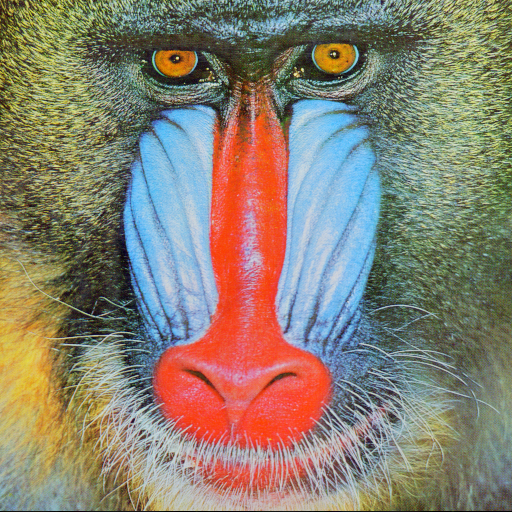
#> input picture Mandrill.tiff, 512 x 512 px
$ python 'histogram matching.py'
#> lines starting #> are read from the running program, lines starting #| are printed output that depends on the picture
import cv2
import numpy as np
import matplotlib.pyplot as plt

def histogram(img):
    height=img.shape[0]
    weight=img.shape[1]
    hist = np.zeros((256))
    for i in np.arange(height):
        for j in np.arange(width):
            a=img.item(i,j)
            hist[a] +=1
    return hist

def cumulative(hist):
    cum_hist=hist.copy()
    for i in np.arange(1,256):
        cum_hist[i]=cum_hist[i-1]+cum_hist[i]
    return cum_hist

img = cv2.imread("Mandrill.tiff",0)
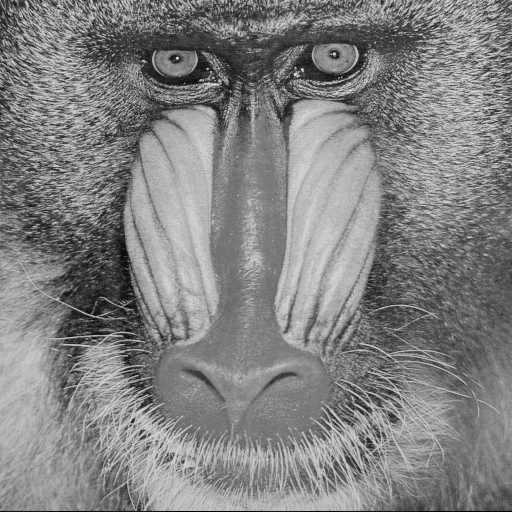
#> img: shape (512, 512); min 0, max 231, mean 129.6

cv2.imshow('original',img)
plt.hist(img.ravel(),256,[0,256])
plt.show()
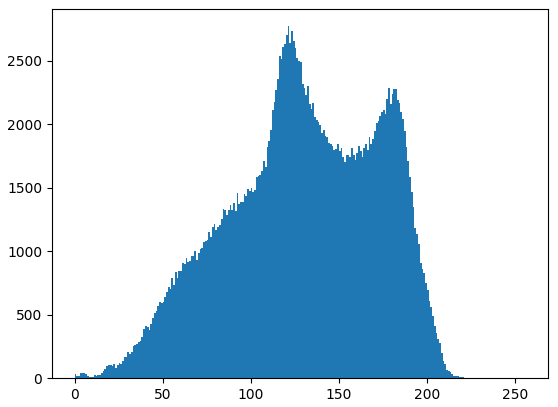
#> figure drawn by matplotlib, 1 panel; tallest bar 2772 high, from x = 121 to 122
ref = cv2.imread("Pepper.tiff",0)
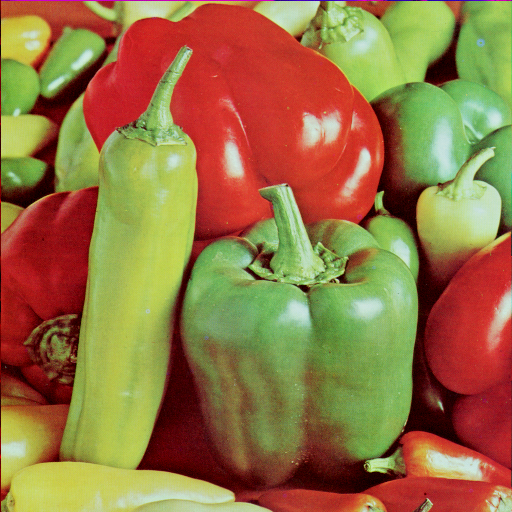
#> input picture Pepper.tiff, 512 x 512 px
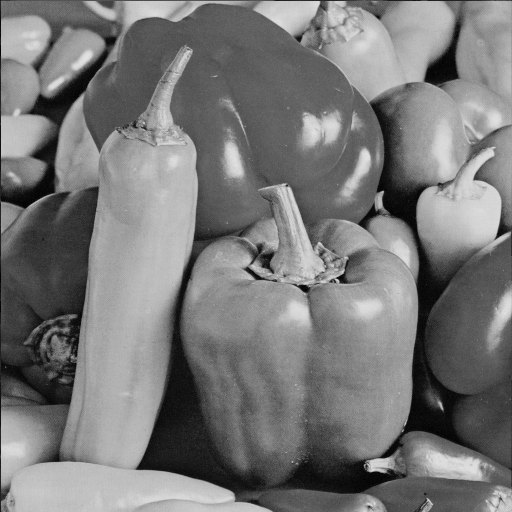
#> ref: shape (512, 512); min 0, max 228, mean 120.2
cv2.imshow('reference image',ref)
plt.hist(ref.ravel(),256,[0,256])
plt.show()
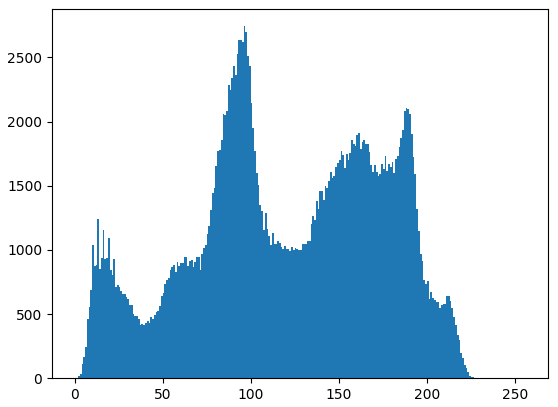
#> figure drawn by matplotlib, 1 panel; tallest bar 2743 high, from x = 96 to 97

height=img.shape[0]
#> height = 512
width=img.shape[1]
#> width = 512
pixels=height*width
#> pixels = 262144

height_ref=ref.shape[0]
#> height_ref = 512
width_ref=ref.shape[1]
#> width_ref = 512
pixels_ref=height_ref*width_ref
#> pixels_ref = 262144

hist=histogram(img)
#> after the loop in histogram, `for i in np.arange(height):`: hist = 256 values, max 2772 at index 121, min 0 at index 225, mean 1024
hist_ref=histogram(ref)
#> hist_ref = 256 values, max 2743 at index 96, min 0 at index 229, mean 1024

cum_hist=cumulative(hist)
#> in cumulative, `cum_hist=hist.copy()`: cum_hist has the same summary as hist in histogram
#> after the loop in cumulative, `for i in np.arange(1,256):`: cum_hist = 256 values from 35 to 262144
#> cum_hist = 256 values from 35 to 262144
cum_hist_ref=cumulative(hist_ref)
#> cum_hist_ref = 256 values from 2 to 262144

prob_cum_hist=cum_hist/pixels
#> prob_cum_hist = 256 values from 0.000134 to 1
prob_cum_hist_ref=cum_hist_ref/pixels_ref
#> prob_cum_hist_ref = 256 values from 7.63e-06 to 1

K=256
new_values=np.zeros((K))

for a in np.arange(K):
    j=K-1
    while True:
        new_values[a]=j
        j=j-1
        if j<0 or prob_cum_hist[a]>prob_cum_hist_ref[j]:
            break

for i in np.arange(height):
    for j in np.arange(width):
        a=img.item(i,j)
        b=new_values[a]
        img.itemset((i,j),b)
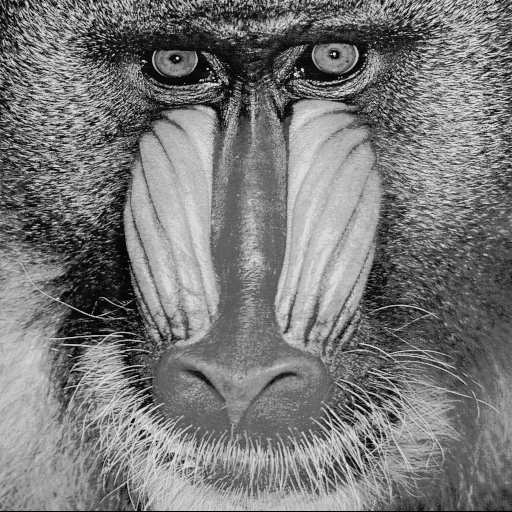
#> img: shape (512, 512); min 3, max 228, mean 120.8

cv2.imshow('matched',img)
plt.hist(img.ravel(),256,[0,256])
plt.show()
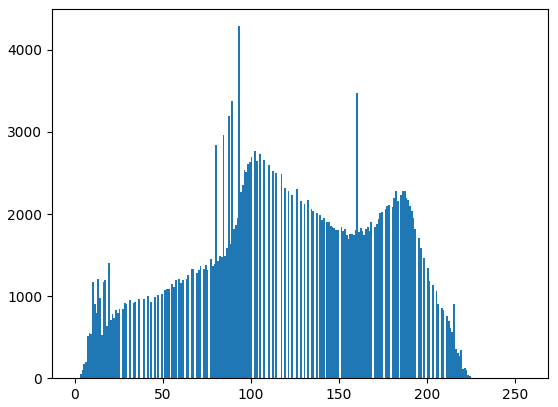
#> figure drawn by matplotlib, 1 panel; tallest bar 4289 high, from x = 93 to 94
